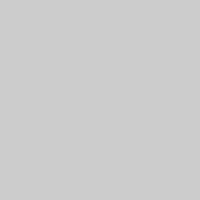
Frame 1 (no input)
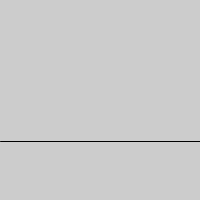
Frame 60 (the mouse pressed at the canvas centre just before this capture)
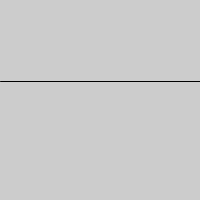
Frame 120 (the mouse held since frame 60 and released just before this capture)

The Processing sketch that drew these frames (run headless with seeded random() and noise(); from frame 60 on, the mouse is pressed at the canvas centre):

// Processing sketch: t_draw
// ── t_draw.pde
float yPos = 0;

void setup(){
 size(200, 200);
 frameRate(30);
}

void draw(){
  background(204);
  yPos = yPos - 1.0;
  if(yPos < 0){
    yPos = height;
  }
  line(0, yPos, width, yPos);
}

void mousePressed(){
  line(mouseX, 10, mouseX, 90);
}
